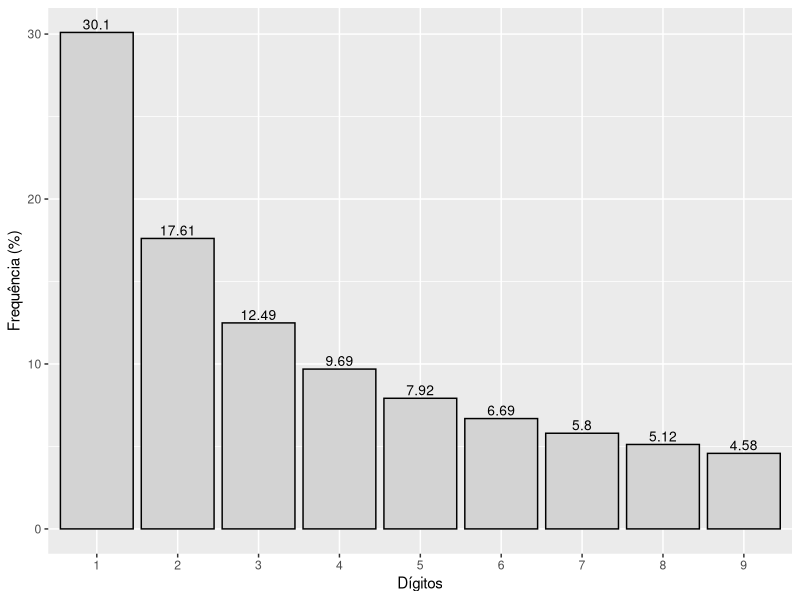
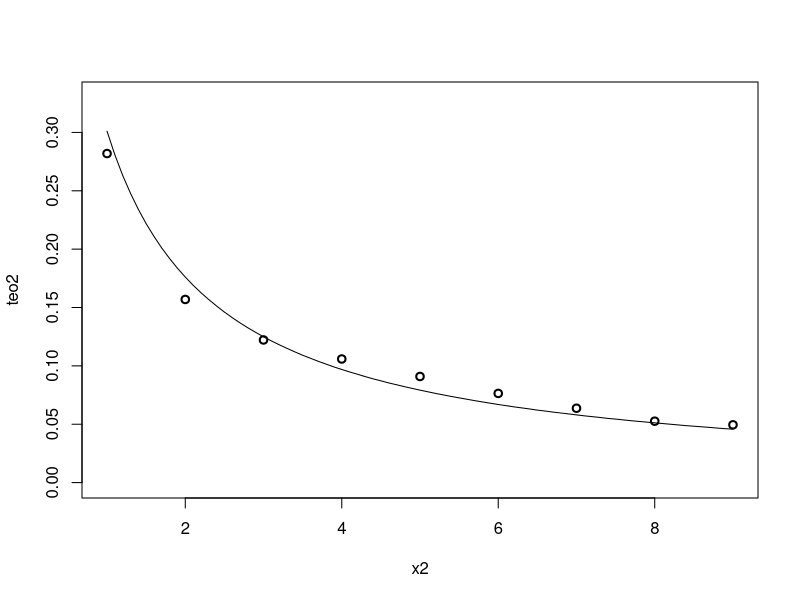

The R source for these figures, in order:
## ---- chunk 1
knitr::opts_chunk$set(#collapse = TRUE,
                      echo = TRUE, 
                      size = "footnotesize",
                      comment = NA,
                      warning = FALSE,
                      message = FALSE,
                      #out.width = "1\\linewidth",
                      fig.align = "center",
                      fig.width = 8, 
                      fig.height = 4, 
                      fig.show = "hold",
                      #fig.path = "Figuras1/",
                      fig.pos = "!htb",
                      fig.cap = TRUE,
                      background = "#E6E6FA",
                      #background = "black",
                      dev = c("png",'pdf'),
                      res=300,
                      dpi = 300)
## ---- chunk 2
#library(tidyverse)
#library(tinytex)
library(knitr)
library(kableExtra)
library(xtable)
library(ggplot2)
library(dplyr)
## ---- chunk 3
set.seed(1)
x <- rnorm(10,500,200)
x
## ---- chunk 4
x1 <- c(3, 5, 3, 8, 5, 3, 5, 6, 6, 4)
table(x1)
## ---- chunk 5
w <- 1:9
round(log10(1+1/w),4)
## ---- chunk 6
#| label: tbl-ben1
#| tbl-cap-location: top
#| tbl-cap: "Frequência da Lei de Benford."
v   <- 1:9
f   <- round(log10(1+1/v),4)
dd  <- as.data.frame(t(c('Frequência',f)))
#colnames(dd) <-c('Frequência',v)

kable(dd,
      col.names = c("Valores",v
                    )) %>% 
  kable_styling(full_width = F,
                bootstrap_options = c("striped","hover","condensed","responsive"))
## ---- chunk 7
#| Label: fig-freqben1
#| fig-cap: "As frequências da lei de Benford."
w  <- 1:9
f  <- round(log10(1+1/w)*100,2)
d1 <- data.frame(w,f) 
p <- ggplot(d1,aes(x=factor(w), y=f)) +
  geom_bar(stat = 'identity', 
           colour='black',fill='lightgray') +
  xlab('Dígitos') +
  ylab('Frequência (%)') + 
  geom_text(aes(label=f), vjust=-0.3, colour='black', size=3.5)
p
## ---- chunk 8
w <- 1:9
round(log10(1+1/w),4)
## ---- chunk 9
# Juros compostos
c <- 100
i <- 0.025
t <- 1:190
m <- c*(1+i)^t
m
## ---- chunk 10
dddd <- as.data.frame(m)
aux1 <- c()
for (i in 1:dim(dddd)[1]) {
  n <- as.integer(dddd[i,1])
  aux2 <- c()
  while (n > 0) {
    r = n %% 10
    aux2 <- c(aux2,r)
    n = n %/% 10
  }
  ll <- aux2[length(aux2)]
  aux1 <- c(aux1,ll)
}
## ---- chunk 11
#
tt <- table(aux1)
round(tt/sum(tt),4)
## ---- chunk 12
#| label: tbl-ben2
#| tbl-cap-location: top
#| tbl-cap: "Comparação das frequências teórica da lei de Benford e dos dados de juros compostos."
v   <- 1:9
f   <- round(log10(1+1/v),4)
w   <- t(c('Teórico',f))
t   <- c(table(aux1))
g   <- t(matrix(c('Exemplo',round(t/sum(t),4))))
h   <- data.frame(rbind(w,g))
#colnames(dd) <-c('Frequência',v)
kable(h,
      col.names = c("Valores",v
                    )) %>% 
  kable_styling(full_width = F,
                bootstrap_options = c("striped","hover","condensed","responsive"))
## ---- chunk 13
set.seed(1)
dn <- rnorm(10000,200,5)
dp <- rchisq(10000,5)
du <- runif(10000,0,1)
da <- data.frame(dn,dp,du)
head(da)
## ---- chunk 14
da2 <- data.frame(da,"dn.dp.du" = dn*dp*du)
head(da2)
## ---- chunk 15
dt <- dn*dp*du
dddd <- as.data.frame(dt)
aux1 <- c()
for (i in 1:dim(dddd)[1]) {
  n <- as.integer(dddd[i,1])
  aux2 <- c()
  while (n > 0) {
    r = n %% 10
    aux2 <- c(aux2,r)
    n = n %/% 10
  }
  ll <- aux2[length(aux2)]
  aux1 <- c(aux1,ll)
}
ddt <- aux1
#
ttt  <- table(ddt)
reat <- round(ttt/sum(ttt),4)
#
x2  <- seq(1,9,0.1)
teo2 <- round(log10(1+1/x2),4)
## ---- chunk 16
#| Label: fig-freqben4
#| fig-cap: "As frequências da lei de Benford e dados gerados aleatóriamente (sem fraude)."
plot(teo2~x2,type='l',ylim = c(0,0.33))
lines(reat, type = 'p')
